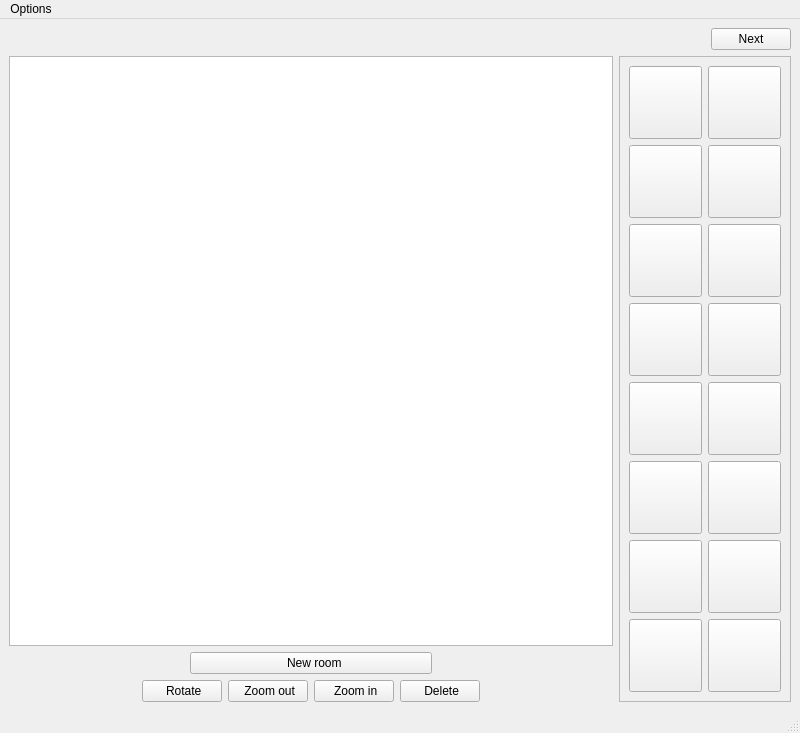
<?xml version="1.0" encoding="UTF-8"?>
<ui version="4.0">
 <class>DesignWindow</class>
 <widget class="QMainWindow" name="DesignWindow">
  <property name="geometry">
   <rect>
    <x>0</x>
    <y>0</y>
    <width>800</width>
    <height>724</height>
   </rect>
  </property>
  <property name="windowTitle">
   <string>MainWindow</string>
  </property>
  <widget class="QWidget" name="centralwidget">
   <layout class="QVBoxLayout" name="verticalLayout_3">
    <item>
     <layout class="QHBoxLayout" name="horizLO_Top">
      <item>
       <spacer name="horizSpacer">
        <property name="orientation">
         <enum>Qt::Horizontal</enum>
        </property>
        <property name="sizeHint" stdset="0">
         <size>
          <width>40</width>
          <height>20</height>
         </size>
        </property>
       </spacer>
      </item>
      <item>
       <widget class="QPushButton" name="btnNext">
        <property name="text">
         <string>Next</string>
        </property>
       </widget>
      </item>
     </layout>
    </item>
    <item>
     <layout class="QHBoxLayout" name="horizLO_Bottom" stretch="4,1">
      <item>
       <layout class="QVBoxLayout" name="verticalLayout_2">
        <item>
         <widget class="QGraphicsView" name="graphicsView">
          <property name="backgroundBrush">
           <brush brushstyle="CrossPattern">
            <color alpha="255">
             <red>181</red>
             <green>200</green>
             <blue>253</blue>
            </color>
           </brush>
          </property>
         </widget>
        </item>
        <item>
         <layout class="QHBoxLayout" name="horizontalLayout" stretch="3,4,3">
          <item>
           <spacer name="horizontalSpacer_2">
            <property name="orientation">
             <enum>Qt::Horizontal</enum>
            </property>
            <property name="sizeHint" stdset="0">
             <size>
              <width>40</width>
              <height>20</height>
             </size>
            </property>
           </spacer>
          </item>
          <item>
           <widget class="QPushButton" name="btnNewRoom">
            <property name="text">
             <string>  New room</string>
            </property>
            <property name="icon">
             <iconset resource="../resources.qrc">
              <normaloff>:/img/buttons/new.png</normaloff>:/img/buttons/new.png</iconset>
            </property>
            <property name="iconSize">
             <size>
              <width>18</width>
              <height>20</height>
             </size>
            </property>
           </widget>
          </item>
          <item>
           <spacer name="horizontalSpacer">
            <property name="orientation">
             <enum>Qt::Horizontal</enum>
            </property>
            <property name="sizeHint" stdset="0">
             <size>
              <width>40</width>
              <height>20</height>
             </size>
            </property>
           </spacer>
          </item>
         </layout>
        </item>
        <item>
         <layout class="QHBoxLayout" name="horizontalLayout_2">
          <item>
           <spacer name="horizontalSpacer_4">
            <property name="orientation">
             <enum>Qt::Horizontal</enum>
            </property>
            <property name="sizeHint" stdset="0">
             <size>
              <width>40</width>
              <height>20</height>
             </size>
            </property>
           </spacer>
          </item>
          <item>
           <widget class="QPushButton" name="btnRotate">
            <property name="text">
             <string> Rotate</string>
            </property>
            <property name="icon">
             <iconset resource="../resources.qrc">
              <normaloff>:/img/buttons/rotate_left_90.png</normaloff>:/img/buttons/rotate_left_90.png</iconset>
            </property>
            <property name="iconSize">
             <size>
              <width>20</width>
              <height>20</height>
             </size>
            </property>
           </widget>
          </item>
          <item>
           <widget class="QPushButton" name="btnZoomOut">
            <property name="text">
             <string> Zoom out</string>
            </property>
            <property name="icon">
             <iconset resource="../resources.qrc">
              <normaloff>:/img/buttons/zoom_out.png</normaloff>:/img/buttons/zoom_out.png</iconset>
            </property>
            <property name="iconSize">
             <size>
              <width>20</width>
              <height>20</height>
             </size>
            </property>
           </widget>
          </item>
          <item>
           <widget class="QPushButton" name="btnZoomIn">
            <property name="text">
             <string> Zoom in</string>
            </property>
            <property name="icon">
             <iconset resource="../resources.qrc">
              <normaloff>:/img/buttons/zoom_in.png</normaloff>:/img/buttons/zoom_in.png</iconset>
            </property>
            <property name="iconSize">
             <size>
              <width>20</width>
              <height>20</height>
             </size>
            </property>
           </widget>
          </item>
          <item>
           <widget class="QPushButton" name="btnDelete">
            <property name="text">
             <string> Delete</string>
            </property>
            <property name="icon">
             <iconset resource="../resources.qrc">
              <normaloff>:/img/buttons/delete.png</normaloff>:/img/buttons/delete.png</iconset>
            </property>
            <property name="iconSize">
             <size>
              <width>20</width>
              <height>20</height>
             </size>
            </property>
           </widget>
          </item>
          <item>
           <spacer name="horizontalSpacer_3">
            <property name="orientation">
             <enum>Qt::Horizontal</enum>
            </property>
            <property name="sizeHint" stdset="0">
             <size>
              <width>40</width>
              <height>20</height>
             </size>
            </property>
           </spacer>
          </item>
         </layout>
        </item>
       </layout>
      </item>
      <item>
       <widget class="QFrame" name="frame">
        <property name="frameShape">
         <enum>QFrame::StyledPanel</enum>
        </property>
        <property name="frameShadow">
         <enum>QFrame::Raised</enum>
        </property>
        <layout class="QVBoxLayout" name="verticalLayout">
         <item>
          <layout class="QHBoxLayout" name="horizontalLayout_3">
           <item>
            <widget class="QPushButton" name="btnTileWhite1">
             <property name="sizePolicy">
              <sizepolicy hsizetype="Fixed" vsizetype="Fixed">
               <horstretch>0</horstretch>
               <verstretch>0</verstretch>
              </sizepolicy>
             </property>
             <property name="cursor">
              <cursorShape>PointingHandCursor</cursorShape>
             </property>
             <property name="styleSheet">
              <string notr="true">border-image: url(:/img/furniture/floor/tiles_white_1.jpg);
width: 65px;
height: 65px;</string>
             </property>
             <property name="text">
              <string/>
             </property>
            </widget>
           </item>
           <item>
            <widget class="QPushButton" name="btnTileWhite3">
             <property name="sizePolicy">
              <sizepolicy hsizetype="Fixed" vsizetype="Fixed">
               <horstretch>0</horstretch>
               <verstretch>0</verstretch>
              </sizepolicy>
             </property>
             <property name="cursor">
              <cursorShape>PointingHandCursor</cursorShape>
             </property>
             <property name="styleSheet">
              <string notr="true">border-image: url(:/img/furniture/floor/tiles_white_3.jpg);
width: 65px;
height: 65px;</string>
             </property>
             <property name="text">
              <string/>
             </property>
            </widget>
           </item>
          </layout>
         </item>
         <item>
          <layout class="QHBoxLayout" name="horizontalLayout_4">
           <item>
            <widget class="QPushButton" name="btnTileWhite2">
             <property name="sizePolicy">
              <sizepolicy hsizetype="Fixed" vsizetype="Fixed">
               <horstretch>0</horstretch>
               <verstretch>0</verstretch>
              </sizepolicy>
             </property>
             <property name="cursor">
              <cursorShape>PointingHandCursor</cursorShape>
             </property>
             <property name="styleSheet">
              <string notr="true">border-image: url(:/img/furniture/floor/tiles_white_2.jpg);
width: 65px;
height: 65px;</string>
             </property>
             <property name="text">
              <string/>
             </property>
            </widget>
           </item>
           <item>
            <widget class="QPushButton" name="btnTileBeige">
             <property name="sizePolicy">
              <sizepolicy hsizetype="Fixed" vsizetype="Fixed">
               <horstretch>0</horstretch>
               <verstretch>0</verstretch>
              </sizepolicy>
             </property>
             <property name="cursor">
              <cursorShape>PointingHandCursor</cursorShape>
             </property>
             <property name="styleSheet">
              <string notr="true">border-image: url(:/img/furniture/floor/tiles_beige.jpg);
width: 65px;
height: 65px;</string>
             </property>
             <property name="text">
              <string/>
             </property>
            </widget>
           </item>
          </layout>
         </item>
         <item>
          <layout class="QHBoxLayout" name="horizontalLayout_6">
           <item>
            <widget class="QPushButton" name="btnTileLightGrey1">
             <property name="sizePolicy">
              <sizepolicy hsizetype="Fixed" vsizetype="Fixed">
               <horstretch>0</horstretch>
               <verstretch>0</verstretch>
              </sizepolicy>
             </property>
             <property name="cursor">
              <cursorShape>PointingHandCursor</cursorShape>
             </property>
             <property name="styleSheet">
              <string notr="true">border-image: url(:/img/furniture/floor/tiles_light_grey.jpeg);
width: 65px;
height: 65px;</string>
             </property>
             <property name="text">
              <string/>
             </property>
            </widget>
           </item>
           <item>
            <widget class="QPushButton" name="btnTileLightGrey2">
             <property name="sizePolicy">
              <sizepolicy hsizetype="Fixed" vsizetype="Fixed">
               <horstretch>0</horstretch>
               <verstretch>0</verstretch>
              </sizepolicy>
             </property>
             <property name="cursor">
              <cursorShape>PointingHandCursor</cursorShape>
             </property>
             <property name="styleSheet">
              <string notr="true">border-image: url(:/img/furniture/floor/tiles_lightgrey.jpg);
width: 65px;
height: 65px;</string>
             </property>
             <property name="text">
              <string/>
             </property>
            </widget>
           </item>
          </layout>
         </item>
         <item>
          <layout class="QHBoxLayout" name="horizontalLayout_5">
           <item>
            <widget class="QPushButton" name="btnTileGrey">
             <property name="sizePolicy">
              <sizepolicy hsizetype="Fixed" vsizetype="Fixed">
               <horstretch>0</horstretch>
               <verstretch>0</verstretch>
              </sizepolicy>
             </property>
             <property name="cursor">
              <cursorShape>PointingHandCursor</cursorShape>
             </property>
             <property name="styleSheet">
              <string notr="true">border-image: url(:/img/furniture/floor/tiles_grey.jpg);
width: 65px;
height: 65px;</string>
             </property>
             <property name="text">
              <string/>
             </property>
            </widget>
           </item>
           <item>
            <widget class="QPushButton" name="btnFloorLight5">
             <property name="sizePolicy">
              <sizepolicy hsizetype="Fixed" vsizetype="Fixed">
               <horstretch>0</horstretch>
               <verstretch>0</verstretch>
              </sizepolicy>
             </property>
             <property name="cursor">
              <cursorShape>PointingHandCursor</cursorShape>
             </property>
             <property name="styleSheet">
              <string notr="true">border-image: url(:/img/furniture/floor/floor_light_5.jpg);
width: 65px;
height: 65px;</string>
             </property>
             <property name="text">
              <string/>
             </property>
            </widget>
           </item>
          </layout>
         </item>
         <item>
          <layout class="QHBoxLayout" name="horizontalLayout_10">
           <item>
            <widget class="QPushButton" name="btnFloorBeige">
             <property name="sizePolicy">
              <sizepolicy hsizetype="Fixed" vsizetype="Fixed">
               <horstretch>0</horstretch>
               <verstretch>0</verstretch>
              </sizepolicy>
             </property>
             <property name="cursor">
              <cursorShape>PointingHandCursor</cursorShape>
             </property>
             <property name="styleSheet">
              <string notr="true">border-image: url(:/img/furniture/floor/floor_beige.jpg);
width: 65px;
height: 65px;</string>
             </property>
             <property name="text">
              <string/>
             </property>
            </widget>
           </item>
           <item>
            <widget class="QPushButton" name="btnFloorLight4">
             <property name="sizePolicy">
              <sizepolicy hsizetype="Fixed" vsizetype="Fixed">
               <horstretch>0</horstretch>
               <verstretch>0</verstretch>
              </sizepolicy>
             </property>
             <property name="cursor">
              <cursorShape>PointingHandCursor</cursorShape>
             </property>
             <property name="styleSheet">
              <string notr="true">border-image: url(:/img/furniture/floor/floor_light_4.jpg);
width: 65px;
height: 65px;</string>
             </property>
             <property name="text">
              <string/>
             </property>
            </widget>
           </item>
          </layout>
         </item>
         <item>
          <layout class="QHBoxLayout" name="horizontalLayout_8">
           <item>
            <widget class="QPushButton" name="btnFloorLight3">
             <property name="sizePolicy">
              <sizepolicy hsizetype="Fixed" vsizetype="Fixed">
               <horstretch>0</horstretch>
               <verstretch>0</verstretch>
              </sizepolicy>
             </property>
             <property name="cursor">
              <cursorShape>PointingHandCursor</cursorShape>
             </property>
             <property name="styleSheet">
              <string notr="true">border-image: url(:/img/furniture/floor/floor_light_3.jpg);
width: 65px;
height: 65px;</string>
             </property>
             <property name="text">
              <string/>
             </property>
            </widget>
           </item>
           <item>
            <widget class="QPushButton" name="btnFloorLight2">
             <property name="sizePolicy">
              <sizepolicy hsizetype="Fixed" vsizetype="Fixed">
               <horstretch>0</horstretch>
               <verstretch>0</verstretch>
              </sizepolicy>
             </property>
             <property name="cursor">
              <cursorShape>PointingHandCursor</cursorShape>
             </property>
             <property name="styleSheet">
              <string notr="true">border-image: url(:/img/furniture/floor/floor_light_2.jpg);
width: 65px;
height: 65px;</string>
             </property>
             <property name="text">
              <string/>
             </property>
            </widget>
           </item>
          </layout>
         </item>
         <item>
          <layout class="QHBoxLayout" name="horizontalLayout_9">
           <item>
            <widget class="QPushButton" name="btnFloorLight1">
             <property name="sizePolicy">
              <sizepolicy hsizetype="Fixed" vsizetype="Fixed">
               <horstretch>0</horstretch>
               <verstretch>0</verstretch>
              </sizepolicy>
             </property>
             <property name="cursor">
              <cursorShape>PointingHandCursor</cursorShape>
             </property>
             <property name="styleSheet">
              <string notr="true">border-image: url(:/img/furniture/floor/floor_light_1.jpg);
width: 65px;
height: 65px;</string>
             </property>
             <property name="text">
              <string/>
             </property>
            </widget>
           </item>
           <item>
            <widget class="QPushButton" name="btnFloorLight6">
             <property name="sizePolicy">
              <sizepolicy hsizetype="Fixed" vsizetype="Fixed">
               <horstretch>0</horstretch>
               <verstretch>0</verstretch>
              </sizepolicy>
             </property>
             <property name="cursor">
              <cursorShape>PointingHandCursor</cursorShape>
             </property>
             <property name="styleSheet">
              <string notr="true">border-image: url(:/img/furniture/floor/floor_light_6.jpg);
width: 65px;
height: 65px;</string>
             </property>
             <property name="text">
              <string/>
             </property>
            </widget>
           </item>
          </layout>
         </item>
         <item>
          <layout class="QHBoxLayout" name="horizontalLayout_7">
           <item>
            <widget class="QPushButton" name="btnFloorDark">
             <property name="sizePolicy">
              <sizepolicy hsizetype="Fixed" vsizetype="Fixed">
               <horstretch>0</horstretch>
               <verstretch>0</verstretch>
              </sizepolicy>
             </property>
             <property name="cursor">
              <cursorShape>PointingHandCursor</cursorShape>
             </property>
             <property name="styleSheet">
              <string notr="true">border-image: url(:/img/furniture/floor/floor_dark.jpg);
width: 65px;
height: 65px;</string>
             </property>
             <property name="text">
              <string/>
             </property>
            </widget>
           </item>
           <item>
            <widget class="QPushButton" name="btnFloorGrey">
             <property name="sizePolicy">
              <sizepolicy hsizetype="Fixed" vsizetype="Fixed">
               <horstretch>0</horstretch>
               <verstretch>0</verstretch>
              </sizepolicy>
             </property>
             <property name="cursor">
              <cursorShape>PointingHandCursor</cursorShape>
             </property>
             <property name="styleSheet">
              <string notr="true">border-image: url(:/img/furniture/floor/floor_grey.jpeg);
width: 65px;
height: 65px;</string>
             </property>
             <property name="text">
              <string/>
             </property>
            </widget>
           </item>
          </layout>
         </item>
        </layout>
       </widget>
      </item>
     </layout>
    </item>
   </layout>
  </widget>
  <widget class="QMenuBar" name="menubar">
   <property name="geometry">
    <rect>
     <x>0</x>
     <y>0</y>
     <width>800</width>
     <height>22</height>
    </rect>
   </property>
   <widget class="QMenu" name="menuOptions">
    <property name="title">
     <string>Options</string>
    </property>
    <addaction name="actionClear_All"/>
    <addaction name="actionShortcuts"/>
    <addaction name="separator"/>
    <addaction name="actionQuit"/>
   </widget>
   <addaction name="menuOptions"/>
  </widget>
  <widget class="QStatusBar" name="statusbar"/>
  <action name="actionClear_All">
   <property name="text">
    <string>Clear All</string>
   </property>
   <property name="shortcut">
    <string>Ctrl+L</string>
   </property>
  </action>
  <action name="actionShortcuts">
   <property name="text">
    <string>Shortcuts</string>
   </property>
   <property name="shortcut">
    <string>Ctrl+H</string>
   </property>
  </action>
  <action name="actionQuit">
   <property name="text">
    <string>Quit</string>
   </property>
   <property name="shortcut">
    <string>Ctrl+Q</string>
   </property>
  </action>
 </widget>
 <resources>
  <include location="../resources.qrc"/>
 </resources>
 <connections/>
</ui>
